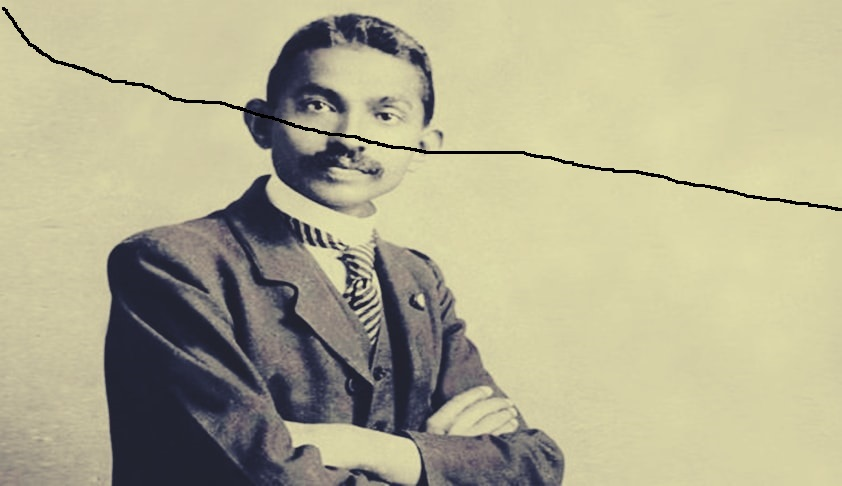
#> input picture code with sample/img.jpg, 842 x 486 px
$ python code.py
#> lines starting #> are read from the running program, lines starting #| are printed output that depends on the picture; after the words box and inside, x2 and y2 are one past the last pixel; in counts of white or black regions, pixels touching at a corner belong together

import cv2
import numpy as np
img = cv2.imread('img.jpg')
#> img is the input picture: shape (486, 842, 3); mean B, G, R 143.6, 172.5, 176.4
cv2.imshow("real image",img)


markdam = cv2.imread('mask.jpg',0)
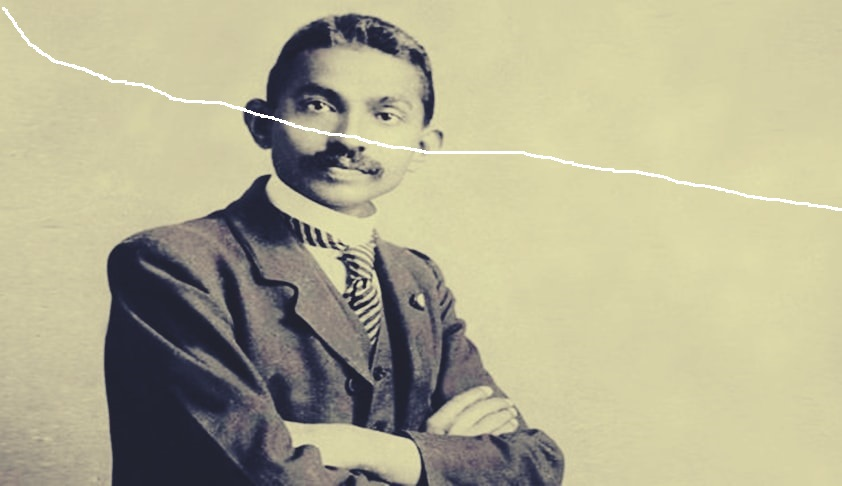
#> input picture code with sample/mask.jpg, 842 x 486 px
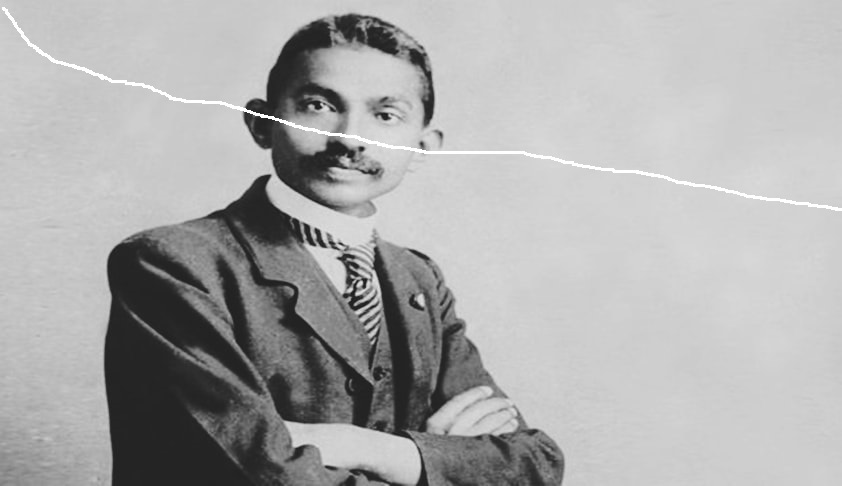
#> markdam: shape (486, 842); min 18, max 255, mean 172.2
cv2.imshow('marked',markdam)
cv2.waitKey(0)


ret, thresh1 = cv2.threshold(markdam,254,255,cv2.THRESH_BINARY)
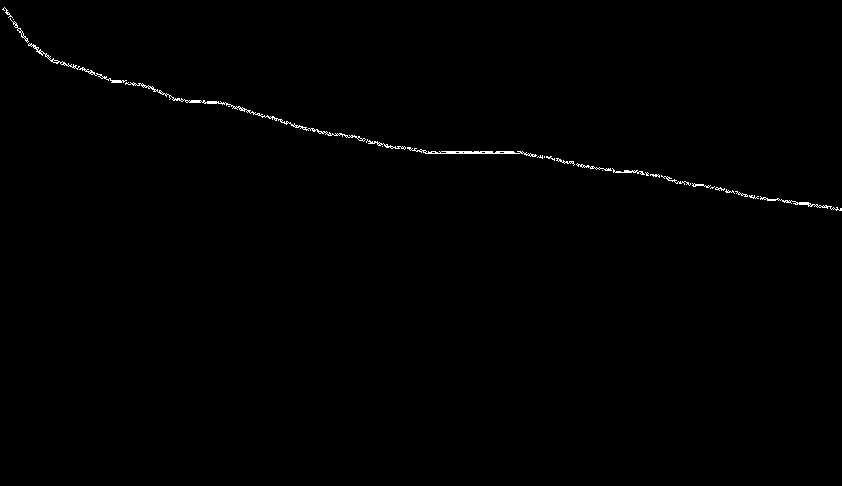
#> thresh1: shape (486, 842); 0.44% white in thin lines or dots, all inside (x1, y1, x2, y2) = (2, 7, 842, 211)
cv2.imshow('thresold',thresh1)
cv2.waitKey(0)

kernel  = np.ones((7,7),np.uint8)
mask = cv2.dilate(thresh1,kernel , iterations=1)
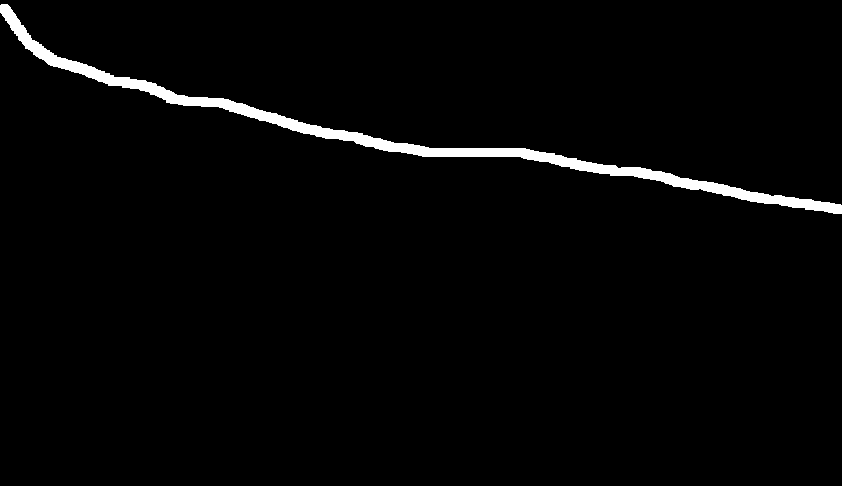
#> mask: shape (486, 842); 2.2% white; 1 white region, box (x1, y1, x2, y2) and area: (0, 4, 842, 214) 8940

cv2.imshow('dillate',mask)
cv2.imwrite('broken2.png',mask)
cv2.waitKey(0)

restored = cv2.inpaint(img,mask,3,cv2.INPAINT_TELEA)

cv2.imshow('restored',restored)

cv2.waitKey(0)
cv2.destroyAllWindows()
